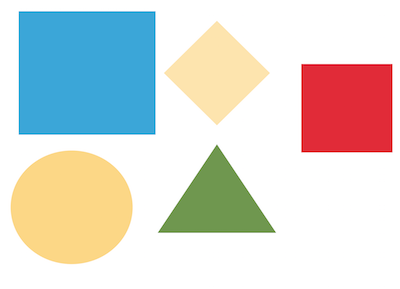
#> input picture src/topic03_perception/images/shapes.png, 400 x 289 px
$ python image_thresholding.py
#> lines starting #> are read from the running program, lines starting #| are printed output that depends on the picture; after the words box and inside, x2 and y2 are one past the last pixel; in counts of white or black regions, pixels touching at a corner belong together
#!/usr/bin/env python

import numpy as np
import cv2


def read_image(image_name, as_gray):
#> called with image_name = 'images/shapes.png', as_gray = True
    if as_gray:
        image = cv2.imread(image_name,cv2.IMREAD_GRAYSCALE)
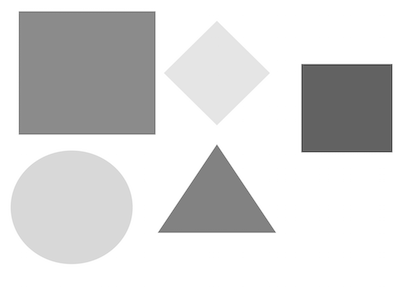
#> image: shape (289, 400); min 65, max 255, mean 216.4
    else:
        image = cv2.imread(image_name,cv2.IMREAD_COLOR)
    cv2.imshow("Image",image)
    return image


def basic_thresholding(gray_image, threshol_value):
    ret, thresh_basic = cv2.threshold(gray_image,
                                    threshol_value,
                                    255,
                                    cv2.THRESH_BINARY_INV)
    cv2.imshow("Basic Binary Image",thresh_basic)

def adaptive_thresholding(gray_image, threshol_value):
#> called with threshol_value = 231
    adaptive_threshold_image = cv2.adaptiveThreshold(gray_image,
                                        255,
                                        cv2.ADAPTIVE_THRESH_MEAN_C,
                                        cv2.THRESH_BINARY_INV,
                                        threshol_value,
                                        2)
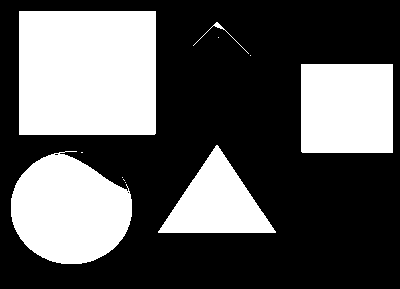
#> adaptive_threshold_image: shape (289, 400); 35.2% white; 11 white regions (6 under 20 px), largest, box (x1, y1, x2, y2) and area: (19, 11, 156, 135) 16987, (11, 151, 132, 264) 10069, (301, 64, 393, 153) 8187, (158, 145, 276, 233) 5305, (193, 22, 249, 54) 83
    cv2.imshow("Adaptive Threshold Image",adaptive_threshold_image)


def main():
    image_name = "images/shapes.png"
    #image_name = "images/tomato.jpg"
    as_gray = True
    threshol_value=231
    gray_image = read_image(image_name,as_gray)
    #basic_thresholding(gray_image, threshol_value)
    adaptive_thresholding(gray_image, threshol_value)
    cv2.waitKey(0)
    cv2.destroyAllWindows()

if __name__ == '__main__':
    main()

$ run again, with src/topic03_perception/images/chess.jpg saved as src/topic03_perception/images/shapes.png
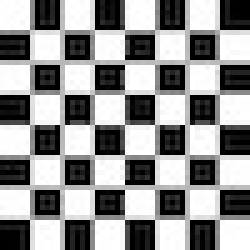
#> input picture src/topic03_perception/images/chess.jpg, 50 x 50 px (shown 5 times larger)
#> in read_image, image is the input picture: shape (50, 50); min 0, max 255, mean 145.1
#> in adaptive_thresholding, `adaptive_threshold_image = cv2.adaptiveThreshold(gray_image, 255, cv2...`:
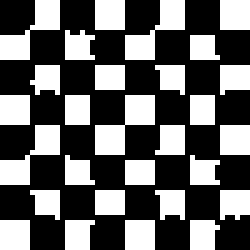
#> adaptive_threshold_image: shape (50, 50) (shown 5 times larger); 40% white; 28 white regions, largest, box (x1, y1, x2, y2) and area: (19, 19, 31, 31) 72, (0, 0, 12, 12) 62, (25, 0, 37, 12) 62
